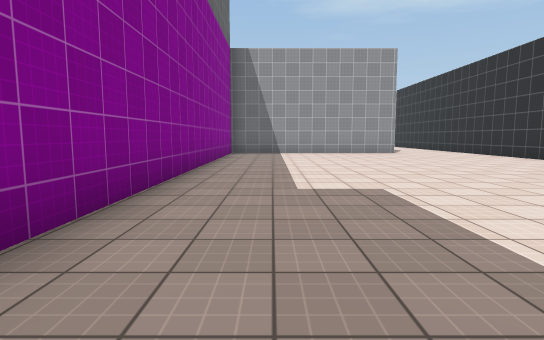
View 1 (above)

15 first-person views from a walk through a Unity game level. The camera is 1.3 m above the floor, tilts 6° down and sees 80° across. The floor is counted in squares, 2 m on a side. Each view is taken from the middle of a square. On the plan, view 1 faces up. The plan holds only what a view shows up to about 10 squares ahead; the rest is blank. The place goes on beyond the plan. Surface patterns are stand-ins for the level's own textures.

View 2
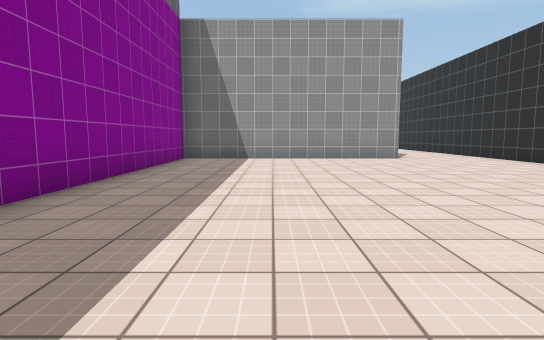

View 3
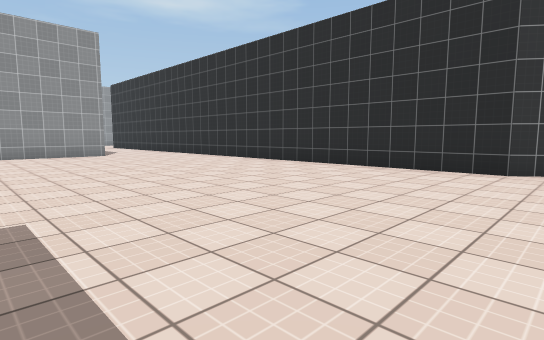

View 4
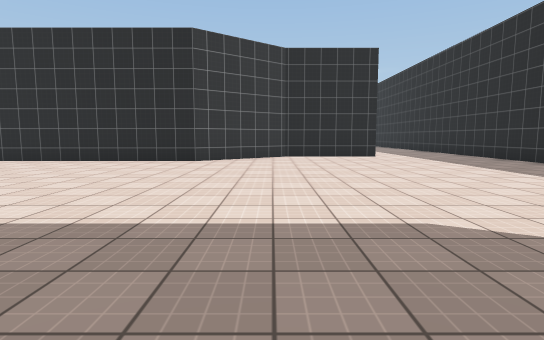

View 5
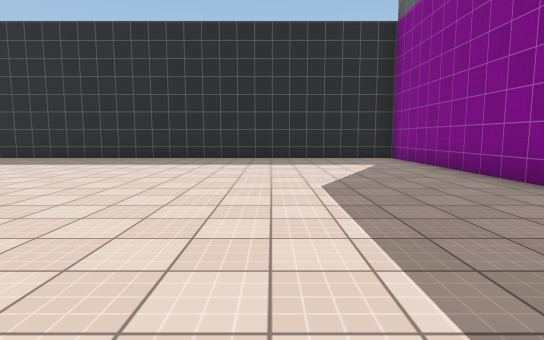

View 6
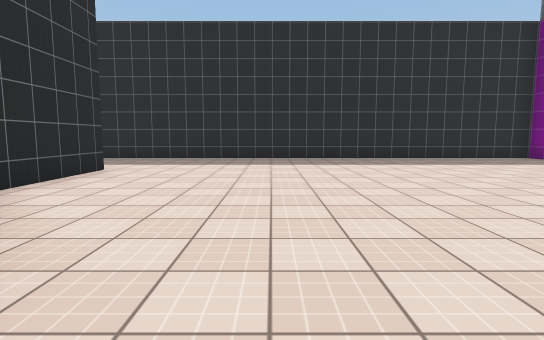

View 7
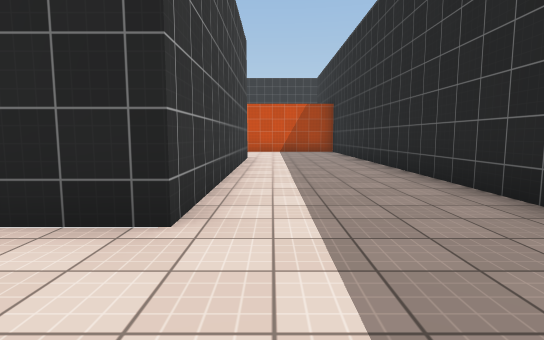

View 8
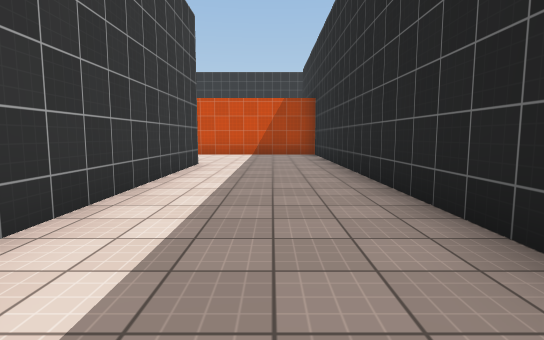

View 9
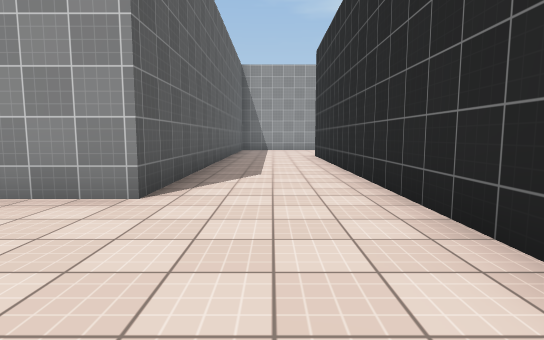

View 10
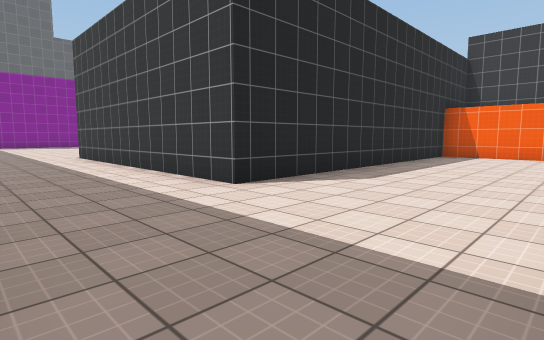

View 11
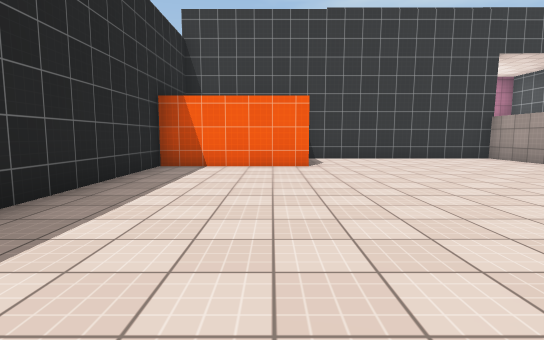

View 12
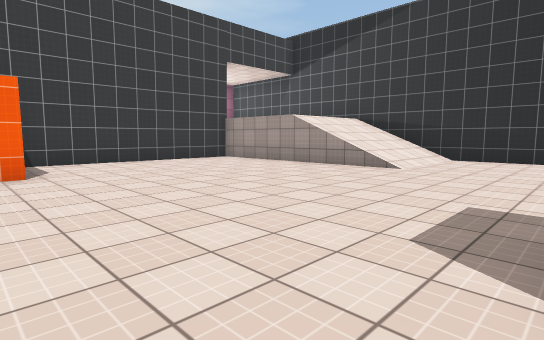

View 13
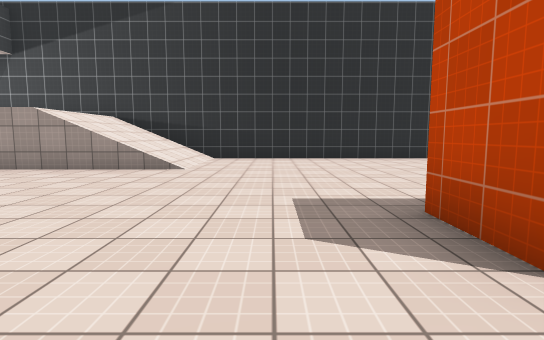

View 14
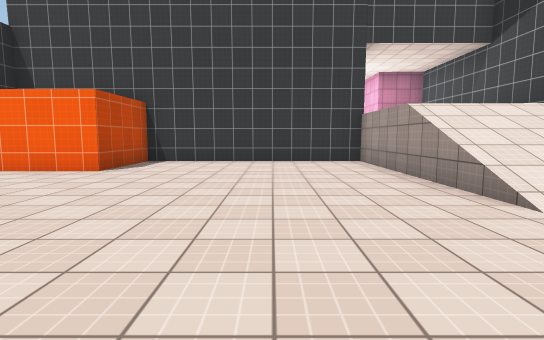

View 15
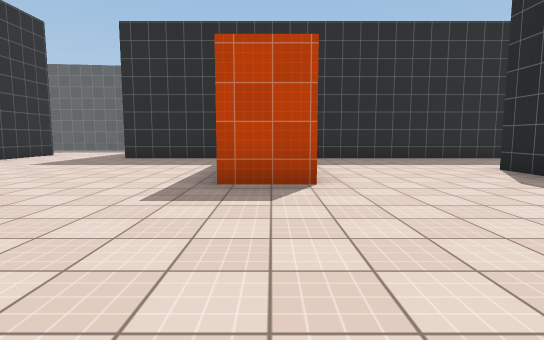

### Floor plan
Key: @ floor where view 1 was taken; # wall or solid block; . main floor; : floor 2.5 m higher than the main floor; / step, stairs or slope.
Columns run from 2 left of view 1 to 29 right of it. Each row starts with its distance up from view 1.
 19       #...#
 18       #...#
 17       #...#
 16       #...#
 15       #...#
 14       #...#
 13 #######...#
 12 #.........#
 11 #.........#
 10 #.........#
  9 #.........#                    #
  8 #.........#          #######   #
  7 #.........#          #......   #
  6 #.........#          #......   #
  5 #.........#       ####......:::#
  4 #.........#       #.........///#
  3 #.........#       #.........///#
  2 #.........##      #.........///#
  1  ..........#      #............#
  0  .@........##     #............#
 -1 #...........#     #............#
 -2 #...........#     #....#.......#
 -3 #...........#######.... .......#
 -4 #...................... .......#
 -5 #...................... .......#
 -6 #......................  ......#
 -7 #######################  ###...#

Positions as (right, up) in squares from view 1, and headings:
1: (0, 0), facing up
2: (1, 3), facing up
3: (1, 1), facing up-right
4: (-1, 0), facing right
5: (2, 3), facing down
6: (6, 3), facing down
7: (7, -4), facing right
8: (9, -5), facing right
9: (6, 9), facing up
10: (20, -6), facing up-left
11: (19, -2), facing up
12: (19, -1), facing up-right
13: (19, 0), facing right
14: (23, -1), facing up
15: (21, 3), facing down
